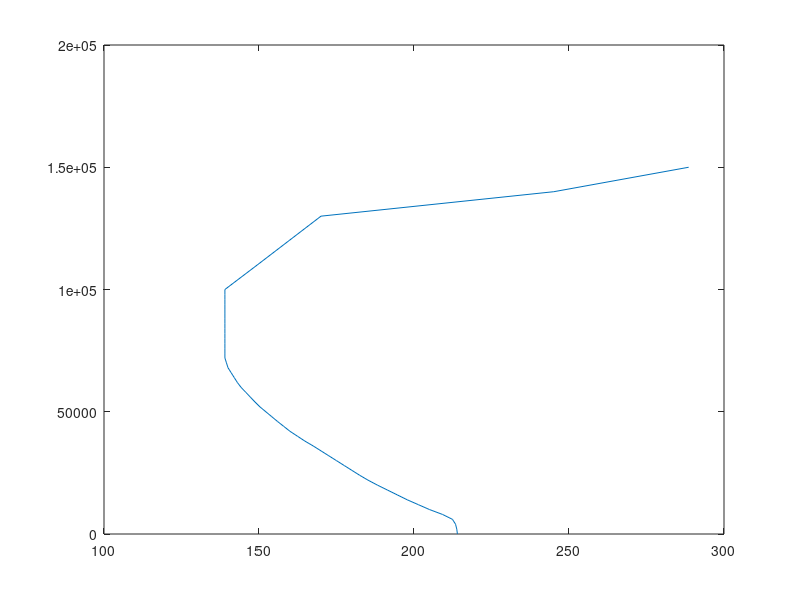

Write MATLAB code to recreate this figure. (Note: this script raises an error after producing the figure.)
clear all;
close all;
clc;

% NASA model stops at 100km
h1 = 0:2:100;
% Teacher models stop at 150km but is less precise
h2 = 110:10:150;
% So we use the NASA model first and after the teacher
h = [h1 h2] * 1000; % Convert h in meters

% Temperature is in K
t1 = [214, 213.8, 213.4, 212.4, 209.2, 205, 201.4, 197.8,...
      194.6, 191.4, 188.2, 185.2, 182.5, 180, 177.5, 175, 172.5, 170,...
      167.5, 164.8, 162.4, 160, 158, 156, 154.1, 152.2, 150.3, 148.7,...
      147.2, 145.7, 144.2, 143, 142, 141, 140, 139.5, 139, 139, 139,...
      139, 139, 139, 139, 139, 139, 139, 139, 139, 139, 139, 139];
t2 = [149.4, 159.7, 170, 245.1, 288.6];
T = [t1 t2];

plot(T, h);

%% Fits models model

%from 0 to 10 : 
T_0_10 = t1(1 : 6);
h_0_10 = (0:2:10) * 1e3;

f_0_10 = fit(transpose(h_0_10), transpose(T_0_10), 'poly3');

h_test = (0:0.1:10) * 1e3
t_test = f_0_10.p1 * h_test.^3 + f_0_10.p2 * h_test.^2 + ...
         f_0_10.p3 * h_test.^1 + f_0_10.p4

figure();
plot(h_0_10, T_0_10)
hold on;
plot(h_test, t_test);

% from 10 to 70 : 
T_10_70 = t1(6 : 36);
  
 h_10_70 = (10:2:70) * 1e3;
 
 f_10_70=fit(transpose(h_10_70), transpose(T_10_70), 'poly4');

 h_test = (10:0.1:70) * 1e3
 t_test = f_10_70.p1 * h_test.^4 + f_10_70.p2 * h_test.^3 + ...
         f_10_70.p3 * h_test.^2 + f_10_70.p4 * h_test.^1 + f_10_70.p5
 
 figure();
 plot(h_10_70, T_10_70)
 hold on;
 plot(h_test, t_test)
 
 % from 70 to 100 : line at 139
 
 %from 100 to 150
 
 h2 = (100 : 10 : 120) * 1e3
 t2 = [139, 149.4, 159.7];
 addpath('Functions');
 f_100_150 = fit(transpose(h2), transpose(t2), 'poly1');

h_test_100_150 = (100:0.1:120) * 1e3;
t_test_100_150 = f_100_150.p1 * h_test_100_150 + f_100_150.p2;

figure();
plot(h2, t2);
hold on;
plot(h_test_100_150, t_test_100_150);
 
 % test solve

addpath('Data');
save('Data\fit_temp', 'f_0_10', 'f_10_70', 'f_100_150');

syms x;
% compare all;
figure();
plot(T, h);
hold on;
plot(Temperature(h), h);
